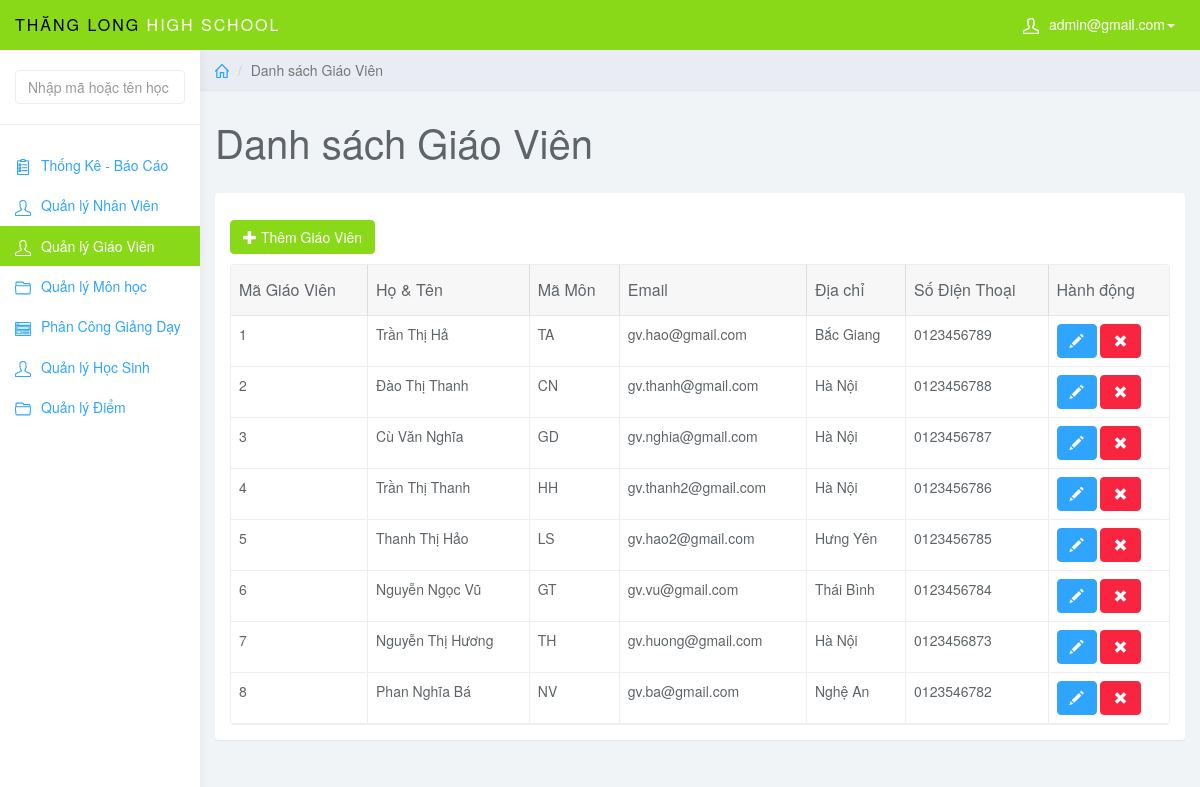
/index.php?page=teacher (signed in), run on the app's committed database.
### tables this page shows
CREATE TABLE `giaovien` (
  `MaGV` int NOT NULL,
  `MaMonHoc` varchar(5) NOT NULL,
  `TenGV` varchar(50) NOT NULL,
  `DiaChi` varchar(50) NOT NULL,
  `SDT` varchar(11) NOT NULL,
  `gv_mail` varchar(50) NOT NULL,
  `gv_pass` varchar(50) NOT NULL,
  PRIMARY KEY (`MaGV`),
  UNIQUE KEY `SDT` (`SDT`),
  KEY `fk_gv_mh` (`MaMonHoc`),
  CONSTRAINT `fk_gv_mh` FOREIGN KEY (`MaMonHoc`) REFERENCES `monhoc` (`MaMonHoc`)
);

### teacher.php (the view, shortened to what this page needs)
<?php
$sql = "SELECT * FROM giaovien ORDER BY MaGV ASC";
$query = mysqli_query($conn, $sql);
?>
<div class="col-sm-9 col-sm-offset-3 col-lg-10 col-lg-offset-2 main">
    <div class="row">
        <ol class="breadcrumb">
            <li><a href="index.php"><svg class="glyph stroked home">
                        <use xlink:href="#stroked-home"></use>
                    </svg></a></li>
            <li class="active">Danh sách Giáo Viên</li>
        </ol>
    </div>
    <div class="row">
        <div class="col-lg-12">
            <h1 class="page-header">Danh sách Giáo Viên</h1>
        </div>
    </div>
    <div id="toolbar" class="btn-group">
        <a href="index.php?page=add_teacher" class="btn btn-success">
            <i class="glyphicon glyphicon-plus"></i> Thêm Giáo Viên
        </a>
    </div>
    <div class="row">
        <div class="col-lg-12">
            <div class="panel panel-default">
                <div class="panel-body">
                    <table data-toolbar="#toolbar" data-toggle="table">
                        <thead>
                            <tr>
                                <th data-field="id" data-sortable="true">Mã Giáo Viên</th>
                                <th data-field="name" data-sortable="true">Họ & Tên</th>
                                <th>Mã Môn</th>
                                <th data-field="price" data-sortable="true">Email</th>
                                <th>Địa chỉ</th>
                                <th>Số Điện Thoại</th>
                                <th>Hành động</th>
                            </tr>
                        </thead>
                        <tbody>
                            <?php while ($row = mysqli_fetch_assoc($query)) {
                            ?>
                            <tr>
                                <td style=""><?php echo $row['MaGV']; ?></td>
                                <td style=""><?php echo $row['TenGV']; ?></td>
                                <td style=""><?php echo $row['MaMonHoc']; ?></td>
                                <td style=""><?php echo $row['gv_mail']; ?></td>
                                <td style=""><?php echo $row['DiaChi']; ?></td>
                                <td style=""><?php echo $row['SDT']; ?></td>
                                <td class="form-group">
                                    <a href="index.php?page=edit_teacher&teacher_id=<?php echo $row['MaGV']; ?>"
                                        class="btn btn-primary"><i class="glyphicon glyphicon-pencil"></i></a>
                                    <a onclick=" return thongbao();"
                                        href="del_teacher.php?teacher_id=<?php echo $row['MaGV']; ?>"
                                        class="btn btn-danger"><i class="glyphicon glyphicon-remove"></i></a>
                                </td>
                            </tr>
                            <?php } ?>
                        </tbody>
                    </table>
                </div>
            </div>
        </div>
    </div>
</div>

### css/styles.css (style rules this page uses)
body { background: #f1f4f7; padding-top: 50px; color: #5f6468; }
a, a:hover, a:focus { color: #30a5ff; }
h1, h2, h3, h4, h5, h6 { color: #5f6468; }
h1 { font-weight: 300; font-size: 40px; }
.btn-primary, .btn-primary:hover, .btn-primary:focus, .btn-primary:active, .btn-primary.active, .open > .dropdown-toggle.btn-primary, .btn-primary.disabled, .btn-primary[disabled], fieldset[disabled] .btn-primary, .btn-primary.disabled:hover, .btn-primary[disabled]:hover, fieldset[disabled] .btn-primary:hover, .btn-primary.disabled:focus, .btn-primary[disabled]:focus, fieldset[disabled] .btn-primary:focus, .btn-primary.disabled:active, .btn-primary[disabled]:active, fieldset[disabled] .btn-primary:active, .btn-primary.disabled.active, .btn-primary[disabled].active, fieldset[disabled] .btn-primary.active { background-color: #30a5ff; border-color: #30a5ff; }
.btn-success, .btn-success:hover, .btn-success:focus, .btn-success:active, .btn-success.active, .open > .dropdown-toggle.btn-success, .btn-success.disabled, .btn-success[disabled], fieldset[disabled] .btn-success, .btn-success.disabled:hover, .btn-success[disabled]:hover, fieldset[disabled] .btn-success:hover, .btn-success.disabled:focus, .btn-success[disabled]:focus, fieldset[disabled] .btn-success:focus, .btn-success.disabled:active, .btn-success[disabled]:active, fieldset[disabled] .btn-success:active, .btn-success.disabled.active, .btn-success[disabled].active, fieldset[disabled] .btn-success.active { background-color: #8ad919; border-color: #8ad919; }
.btn-danger, .btn-danger:hover, .btn-danger:focus, .btn-danger:active, .btn-danger.active, .open > .dropdown-toggle.btn-danger, .btn-danger.disabled, .btn-danger[disabled], fieldset[disabled] .btn-danger, .btn-danger.disabled:hover, .btn-danger[disabled]:hover, fieldset[disabled] .btn-danger:hover, .btn-danger.disabled:focus, .btn-danger[disabled]:focus, fieldset[disabled] .btn-danger:focus, .btn-danger.disabled:active, .btn-danger[disabled]:active, fieldset[disabled] .btn-danger:active, .btn-danger.disabled.active, .btn-danger[disabled].active, fieldset[disabled] .btn-danger.active { background-color: #f9243f; border-color: #f9243f; }
.panel { border: 0; }
.breadcrumb { border-radius: 0; padding: 10px 15px; background: #e9ecf2; box-shadow: 0 1px 1px rgba(0, 0, 0, .05); margin: 0 ; }
h1.page-header { margin-top: 30px; border-bottom: 0; }
.table { background: #fff; }
.breadcrumb .glyph { height: 14px; width: 14px; margin: -2px 0 0 0; stroke-width: 4px; }

### data on the page
giaovien: MaGV "1", TenGV "Trần Thị Hả", MaMonHoc "TA", gv_mail "gv.hao@gmail.com", DiaChi "Bắc Giang", SDT "0123456789"
giaovien: MaGV "2", TenGV "Đào Thị Thanh", MaMonHoc "CN", gv_mail "gv.thanh@gmail.com", DiaChi "Hà Nội", SDT "0123456788"
giaovien: MaGV "3", TenGV "Cù Văn Nghĩa", MaMonHoc "GD", gv_mail "gv.nghia@gmail.com", DiaChi "Hà Nội", SDT "0123456787"
giaovien: MaGV "4", TenGV "Trần Thị Thanh", MaMonHoc "HH", gv_mail "gv.thanh2@gmail.com", DiaChi "Hà Nội", SDT "0123456786"
giaovien: MaGV "5", TenGV "Thanh Thị Hảo", MaMonHoc "LS", gv_mail "gv.hao2@gmail.com", DiaChi "Hưng Yên", SDT "0123456785"
giaovien: MaGV "6", TenGV "Nguyễn Ngọc Vũ", MaMonHoc "GT", gv_mail "gv.vu@gmail.com", DiaChi "Thái Bình", SDT "0123456784"
giaovien: MaGV "7", TenGV "Nguyễn Thị Hương", MaMonHoc "TH", gv_mail "gv.huong@gmail.com", DiaChi "Hà Nội", SDT "0123456873"
giaovien: MaGV "8", TenGV "Phan Nghĩa Bá", MaMonHoc "NV", gv_mail "gv.ba@gmail.com", DiaChi "Nghệ An", SDT "0123546782"

### other printed values
$_SESSION['mail_user'] "admin@gmail.com"
